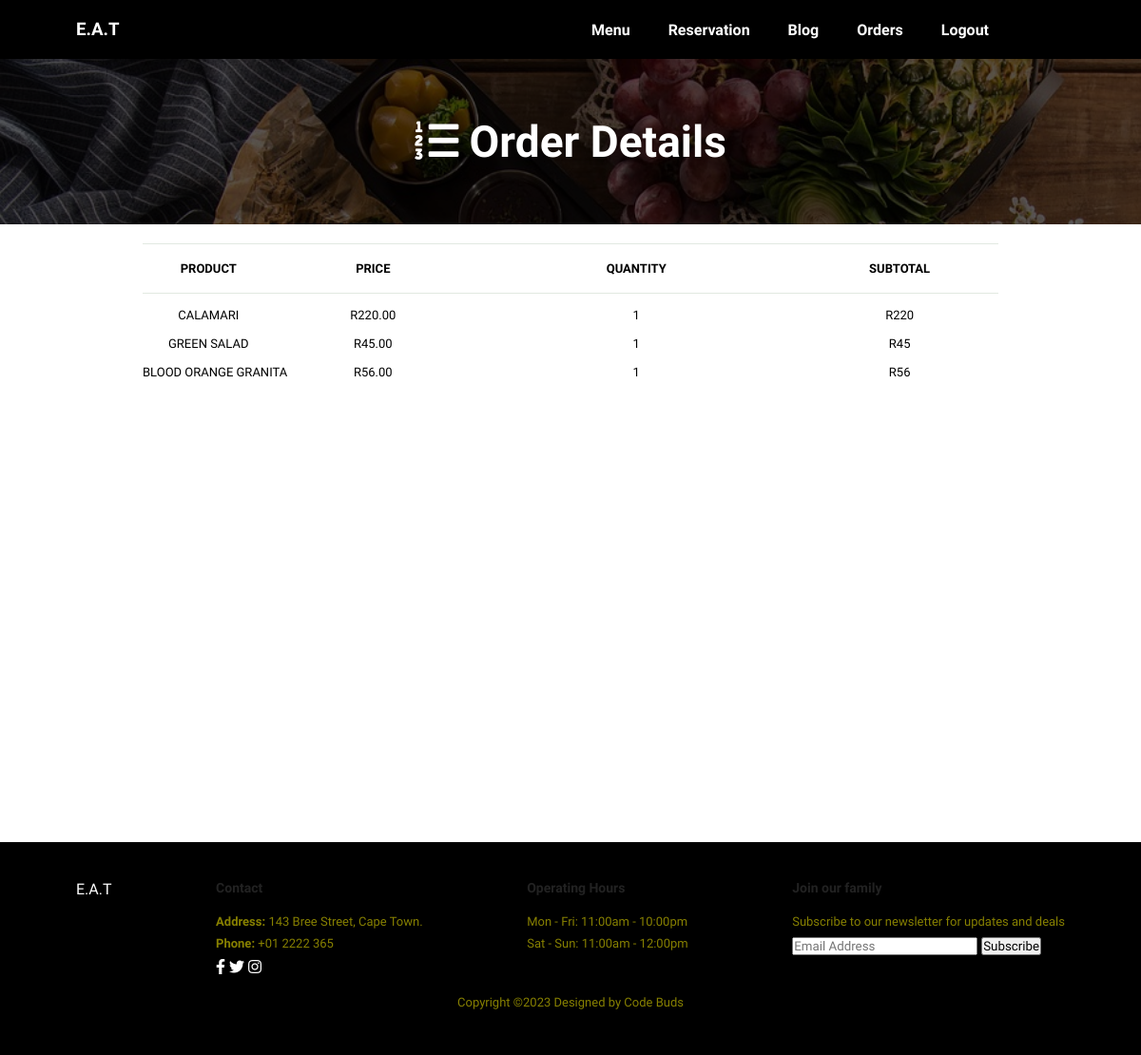
Page /order_details/4 (signed in) on the committed database.
### shop/models.py (models this page shows, shortened)
class OrderItem(models.Model):
    order_item_id = models.AutoField(primary_key=True)
    order = models.ForeignKey(Order, on_delete=models.CASCADE)
    product = models.ForeignKey(Product, on_delete=models.CASCADE)
    quantity = models.IntegerField()
    class Meta:
        db_table = "order_item"

class Product(models.Model):
    category = models.ForeignKey(Category, related_name='product', on_delete=models.CASCADE, default=None)
    product_id = models.AutoField(primary_key = True, editable = False, unique=True)
    name = models.CharField(max_length=255)
    description = models.TextField(blank=True)
    price = models.DecimalField(max_digits=10, decimal_places=2)
    image = models.ImageField(null=True, blank=True, upload_to='images/' )
    class Meta:
        db_table = "product"

### shop/views.py (the view)
# urls.py: path("order_details/<int:order_id>", views.order_details, name='order_details'),
def order_details(request, order_id):
    user = request.user
    order = Order.objects.filter(user__id=user.id, order_id=order_id).first()
    order_items = OrderItem.objects.filter(order=order).all()
    template = loader.get_template("order_details.html")
    context = {
        "order": order,
        "order_items": order_items,
    }
    return HttpResponse(template.render(context, request))

### shop/templates/order_details.html (shortened to what this page needs)
{% extends 'index.html' %}
{% load static %}
{% block content %}
    <head>
        <link rel="stylesheet" href="{% static 'css/menu.css' %}">
    </head>
    <section id="page-header" class="blog-header">
        <h2 style="color: white">
            <i class="fa fa-list-ol" aria-hidden="true"></i>
            Order Details
        </h2>
    </section>
    <section id="blog" style="min-height: 650px">
        <div id="cart" class="blog-container">
            <div class="blog-box">
                <div style="margin-top: 20px">
                    <table width="100%">
                        <thead>
                            <tr>
                                <td>Product</td>
                                <td>Price</td>
                                <td>Quantity</td>
                                <td>Subtotal</td>
                            </tr>
                        </thead>
                        <tbody>
                            {% for item in order_items %}
                            <tr>
                                <td>{{item.product.name}}</td>
                                <td>R{{item.product.price}}</td>
                                <td>{{item.quantity}}</td>
                                <td>R{% widthratio item.product.price 1 item.quantity %}</td>
                            </tr>
                            {% endfor %}
                        </tbody>
                    </table>
                </div>
            </div>
        </div>
    </section>
    <footer class="section-p1">
        <div class="col">
            E.A.T
        </div>
        <div class="col">
            <h4>Contact</h4>
            <p><strong>Address:</strong> 143 Bree Street, Cape Town.</p>
            <p><strong>Phone:</strong> +01 2222 365 </p>
            <div class="icon">
                <i class="fab fa-facebook-f"></i>
                <i class="fab fa-twitter"></i>
                <i class="fab fa-instagram"></i>
            </div>
        </div>
        <div class="col">
            <h4>Operating Hours</h4>
            <p>Mon - Fri: 11:00am - 10:00pm</p>
            <p>Sat - Sun: 11:00am - 12:00pm
        </div>
        <div class="col">
            <h4>Join our family</h4>
            <p>Subscribe to our newsletter for updates and deals</p>
            <section>
                <form action="">
                    <input type="text" name="" id="" placeholder="Email Address">
                    <button>Subscribe</button>
                </form>
            </section>
        </div>
        <div class="copyright">
            <p>Copyright &copy;2023 Designed by Code Buds</p>
        </div>
    </footer>
{% endblock content%}

### shop/static/css/style.css (style rules this page uses)
* { margin:0; padding:0; font-family:sans-serif; }

### shop/static/css/custom.css (style rules this page uses)
* { margin: 0; padding: 0; box-sizing: border-box; font-family: 'Spartan', sans-serif; }
html { scroll-behavior: smooth; }
h2 { font-size: 46px; line-height: 54px; color: #222; }
h4 { font-size: 20px; color: #222; }
p { font-size: 16px; color: #878000; margin: 15px 0 20px 0; }
section { display: block; }
.section-p1 { padding: 40px 80px; }
div { display: block; }
body { font-family: Arial, sans-serif; background-color: #f5f5f5; margin: 0; padding: 0; }
#cart { overflow-x: auto; }
#cart table { width: 100%; border-collapse: collapse; table-layout: fixed; white-space: nowrap; }
#cart table td:nth-child(1) { width: 100px; text-align: center; }
#cart table td:nth-child(2) { width: 150px; text-align: center; }
#cart table td:nth-child(3) { width: 250px; text-align: center; }
#cart table td:nth-child(4), #cart table td:nth-child(5), #cart table td:nth-child(6) { width: 150px; text-align: center; }
#cart table thead { border: 1px solid #e2e9e1; border-left: none; border-right: none; }
#cart table thead td { font-weight: 700; text-transform: uppercase; font-size: 13px; padding: 18px 0; }
#cart table tbody tr td { padding-top: 15px; }
#cart table tbody td { font-size: 13px; }
footer { position: relative; bottom: 0; width: 100%; height: 50%; display: flex; flex-wrap: wrap; justify-content: space-between; background: #000000; color: #ffffff; }
footer h4 { font-size: 14px; padding-bottom: 20px; }
footer p { font-size: 13px; margin: 0 0 8px 0; }
footer .col { display: flex; flex-direction: column; align-items: flex-start; margin-bottom: 20px; }
footer .copyright { width: 100%; text-align: center; }

### shop/static/css/menu.css (style rules this page uses)
#blog { padding: 0px 150px 150px 150px; z-index: 999; background:#ffffff; }
#page-header.blog-header { position: inherit; top: 50%; left: 50%; z-index: 999; text-align: center; padding: 60px 32px; background: rgba(0, 0, 0, 0.65); box-shadow: -1px 4px 28px 0px rgba(0,0,0,0.75); }
#blog .blog-box { width: 100%; display: flex; flex-direction: row; align-items: center; position: relative; padding-bottom: 90px; }

### rows in the picture
OrderItem: product.name "CALAMARI", product.price "220.00", quantity "1", product+quantity "220"
OrderItem: product.name "GREEN SALAD", product.price "45.00", quantity "1", product+quantity "45"
OrderItem: product.name "BLOOD ORANGE GRANITA", product.price "56.00", quantity "1", product+quantity "56"
